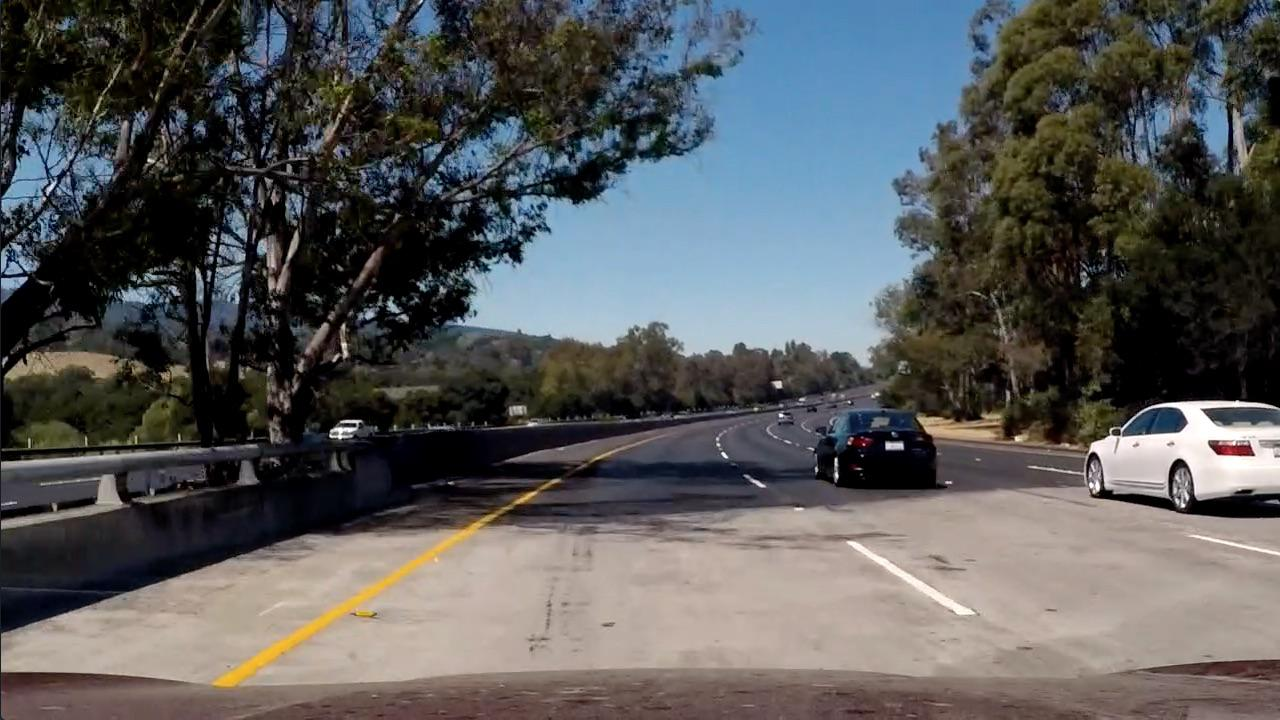
#> input picture output_images/test5.jpg, 1280 x 720 px, given in place of 1.jpg, which was not available
$ python test.py   (older library calls are emulated)
#> lines starting #> are read from the running program, lines starting #| are printed output that depends on the picture; after the words box and inside, x2 and y2 are one past the last pixel; in counts of white or black regions, pixels touching at a corner belong together; pictures that were not available may be replaced by others from this repository, and a replacement may not be noted
### advanced_lanes/camera_distortion.py
import numpy as np
import cv2
import matplotlib.pyplot as plt
import matplotlib.image as mpimg
import pickle
from collections import namedtuple
from pathlib import Path
from typing import Tuple

from utility import get_output_folder_path, get_input_path


CAMERA_COEFFICIENTS_FILE = "camera_coefficients.pickle"


# [4 lines left out: function save_camera_coefficients, not called in this run]


def load_camera_precalculated_coefficients():
    camera_coefficients_path = Path(__file__).parent.joinpath(CAMERA_COEFFICIENTS_FILE)

    if camera_coefficients_path.exists():
        camera_coefficients = {}
        with camera_coefficients_path.open("rb") as file:
            camera_coefficients = pickle.load(file)
        return camera_coefficients["camera_matrix"], camera_coefficients["distortion_coeff"]
    print("Create camera coefficients!")


def get_camera_calibration_images() -> Path:
    return Path(__file__).resolve().parents[1].joinpath("camera_cal").glob("*.jpg")


# [41 lines left out: function calculate_camera_coefficients, not called in this run]


def correct_camera_distortion(img, matrix, dist_coefficients):
    return cv2.undistort(img, matrix, dist_coefficients, None, matrix)


# [24 lines left out: function main, not called in this run]


# [2 lines that do not run on import are left out]

### advanced_lanes/threshold.py
import numpy as np
import cv2
import matplotlib.pyplot as plt
import matplotlib.image as mpimg

from utility import get_input_path, get_output_folder_path


def abs_sobel_thresh(img, orient="x", sobel_kernel=3, thresh=(0, 255)):
    # Calculate directional gradient
    if orient == "x":
        sobel = cv2.Sobel(img, cv2.CV_64F, 1, 0, ksize=sobel_kernel)
    else:
        sobel = cv2.Sobel(img, cv2.CV_64F, 0, 1, ksize=sobel_kernel)

    sobel_abs = np.absolute(sobel)

    sobel_scale = sobel_abs / np.max(sobel_abs)
    sobel_scaled = np.uint8(255 * sobel_scale)
    # Apply threshold
    grad_binary = np.zeros_like(sobel_scaled)
    grad_binary[(sobel_scaled > thresh[0]) & (sobel_scaled < thresh[1])] = 1

    return grad_binary


def mag_thresh(image, sobel_kernel=3, mag_thresh=(0, 255)):
    sobelx = cv2.Sobel(image, cv2.CV_64F, 1, 0, ksize=sobel_kernel)
    sobely = cv2.Sobel(image, cv2.CV_64F, 0, 1, ksize=sobel_kernel)

    sobel_magnitude = np.sqrt(sobelx ** 2 + sobely ** 2)

    scale_factor = sobel_magnitude / np.max(sobel_magnitude)
    sobel_scaled = np.uint8(255 * scale_factor)

    mag_binary = np.zeros_like(sobel_scaled)
    mag_binary[(sobel_scaled > mag_thresh[0]) & (sobel_scaled < mag_thresh[1])] = 1
    return mag_binary


def dir_threshold(image, sobel_kernel=3, thresh=(0, np.pi / 2)):
    # Calculate gradient direction
    sobelx = cv2.Sobel(image, cv2.CV_64F, 1, 0, ksize=sobel_kernel)
    sobely = cv2.Sobel(image, cv2.CV_64F, 0, 1, ksize=sobel_kernel)

    sobel_absx = np.absolute(sobelx)
    sobel_absy = np.absolute(sobely)
    sobel_direction = np.arctan2(sobel_absy, sobel_absx)

    # Apply threshold
    dir_binary = np.zeros_like(sobel_direction)
    dir_binary[(sobel_direction > thresh[0]) & (sobel_direction < thresh[1])] = 1
    return dir_binary


def get_binary_image(img):
    thresh_red = (200, 255)
    red = img[:, :, 0]
    red_binary = np.zeros_like(red)
    red_binary[(red > thresh_red[0]) & (red <= thresh_red[1])] = 1

    hls = cv2.cvtColor(img, cv2.COLOR_RGB2HLS).astype(np.float)
    binary_image_lightness = hls[:, :, 1]
    binary_image_saturation = hls[:, :, 2]

    gradx = abs_sobel_thresh(binary_image_lightness, orient="x", sobel_kernel=15, thresh=(20, 100))
    grady = abs_sobel_thresh(binary_image_saturation, orient="y", sobel_kernel=15, thresh=(20, 100))

    mag_binary = mag_thresh(binary_image_saturation, sobel_kernel=9, mag_thresh=(30, 100))
    dir_binary = dir_threshold(binary_image_saturation, sobel_kernel=15, thresh=(0.7, 1.3))
    combined_binary = np.zeros_like(dir_binary)
    # combined_binary[((gradx == 1) & (dir_binary == 1)) | ((mag_binary == 1) & (grady == 1))] = 1
    # combined_binary[((gradx == 1) | (grady == 1)) & (dir_binary == 1)] = 1
    # combined_binary[((gradx == 1) & (mag_binary == 1)) | (dir_binary == 1)] = 1
    # combined_binary[((grady == 1) | (mag_binary == 1)) & ((gradx == 1) | (mag_binary == 1)) & (dir_binary == 1)] = 1
    # combined_binary[((gradx == 1) & (grady == 1)) & ((mag_binary == 1) & (dir_binary == 1))] = 1

    combined_binary[(red_binary == 1) & (gradx == 1) | ((mag_binary == 1) & (grady == 1))] = 1 # Best so far in the video
    return combined_binary


# [48 lines left out: functions show_tresholding_stages, main, not called in this run]


# [2 lines that do not run on import are left out]

### advanced_lanes/line_detection.py
import cv2
import matplotlib.pyplot as plt
import matplotlib.image as mpimg
import numpy as np
from dataclasses import dataclass, field
from typing import List

from camera_distortion import load_camera_precalculated_coefficients, correct_camera_distortion
from threshold import get_binary_image
from perspective import warp_image
from utility import get_input_path, get_output_folder_path


def transform_image(image, show_process=False):
    camera_matrix, distortion_coeff = load_camera_precalculated_coefficients()
    undistort_image = correct_camera_distortion(image, camera_matrix, distortion_coeff)

    binary_image = get_binary_image(undistort_image)
    binary_warped, M = warp_image(binary_image)

    if show_process:
        fig, ax = plt.subplots(3)
        ax[0].imshow(undistort_image)
        ax[1].imshow(binary_image, cmap="gray")
        ax[2].imshow(binary_warped, cmap="gray")
        plt.show()

    return M, binary_warped


@dataclass
class LanePolynominal:
    current_fit: List[float] = None
    last_best_fit: List[float] = None
    previous_fits: List[List[float]] = field(default_factory=list)
    detected: bool = False

    # [13 lines left out: function fit_polynominal, not called in this run]


class LaneDetector:
    LEFT_LANE = "left"
    RIGHT_LANE = "right"

    # [211 lines left out: functions __init__, _get_lane_centers, get_lanes, _sliding_window, _search_around_prior_poly, _get_polynominals and 1 more, not called in this run]


# [2 lines that do not run on import are left out]

### advanced_lanes/perspective.py
import numpy as np
import cv2
import matplotlib.pyplot as plt
import matplotlib.image as mpimg
from matplotlib.patches import Polygon

from utility import get_input_path, get_output_folder_path


# [4 lines left out: function reverse_warp, not called in this run]


def warp_image(img, show_points=False):
    img_size = (img.shape[1], img.shape[0])
    # src_points = np.float32(
    #     [
    #         [(img_size[0] / 2) - 55, img_size[1] / 2 + 100],
    #         [((img_size[0] / 6) - 10), img_size[1] - 50],
    #         [(img_size[0] * 5 / 6) + 60, img_size[1] - 50],
    #         [(img_size[0] / 2 + 55), img_size[1] / 2 + 100],
    #     ]
    # )
    # dest_points = np.float32(
    #     [
    #         [(img_size[0] / 4), 0],
    #         [(img_size[0] / 4), img_size[1]],
    #         [(img_size[0] * 3 / 4), img_size[1]],
    #         [(img_size[0] * 3 / 4), 0],
    #     ]
    # )
    src_points = np.float32([[690, 450], [1110, img_size[1]], [175, img_size[1]], [595, 450]])

    offset = 300
    dest_points = np.float32(
        [[img_size[0] - offset, 0], [img_size[0] - offset, img_size[1]], [offset, img_size[1]], [offset, 0]]
    )
    # for p in src_points:
    #     cv2.circle(img, tuple(p), radius=0, color=(0, 0, 255), thickness=10)
    M = cv2.getPerspectiveTransform(src_points, dest_points)
    warped = cv2.warpPerspective(img, M, img_size, flags=cv2.INTER_LINEAR)
    if show_points:
        fig, ax = plt.subplots(2)

        ax[0].plot(Polygon(src_points).get_xy()[:, 0], Polygon(src_points).get_xy()[:, 1], color="red")
        ax[0].imshow(img)

        ax[1].plot(Polygon(dest_points).get_xy()[:, 0], Polygon(dest_points).get_xy()[:, 1], color="red")
        ax[1].imshow(warped)
    return warped, M


# [21 lines that do not run on import are left out]

### advanced_lanes/test.py
# Implementation of algorithm from https://stackoverflow.com/a/22640362/6029703
import numpy as np
import matplotlib.pyplot as plt
import cv2
from pathlib import Path
from line_detection import transform_image

# https://stackoverflow.com/questions/22583391/peak-signal-detection-in-realtime-timeseries-data/22640362#22640362


def thresholding_algo(y, lag, threshold, influence):
    signals = np.zeros(len(y))
    filteredY = np.array(y)
    avgFilter = [0] * len(y)
    stdFilter = [0] * len(y)
    avgFilter[lag - 1] = np.mean(y[0:lag])
    stdFilter[lag - 1] = np.std(y[0:lag])
    for i in range(lag, len(y)):
        if abs(y[i] - avgFilter[i - 1]) > threshold * stdFilter[i - 1]:
            if y[i] > avgFilter[i - 1]:
                signals[i] = 1
            else:
                signals[i] = -1

            filteredY[i] = influence * y[i] + (1 - influence) * filteredY[i - 1]
            avgFilter[i] = np.mean(filteredY[(i - lag + 1) : i + 1])
            stdFilter[i] = np.std(filteredY[(i - lag + 1) : i + 1])
        else:
            signals[i] = 0
            filteredY[i] = y[i]
            avgFilter[i] = np.mean(filteredY[(i - lag + 1) : i + 1])
            stdFilter[i] = np.std(filteredY[(i - lag + 1) : i + 1])

    return dict(signals=np.asarray(signals), avgFilter=np.asarray(avgFilter), stdFilter=np.asarray(stdFilter))


test_image_path = Path("/home/bajic/Pictures/lila/1.jpg")
image = cv2.imread(str(test_image_path))
#> image is the input picture: shape (720, 1280, 3); mean B, G, R 89.9, 89.4, 88.5
warp_matrix, img = transform_image(image)
#> (reads advanced_lanes/camera_coefficients.pickle from the repository)
#> in get_binary_image, `gradx = abs_sobel_thresh(binary_image_lightness, orient="x", sobel_ker..`:
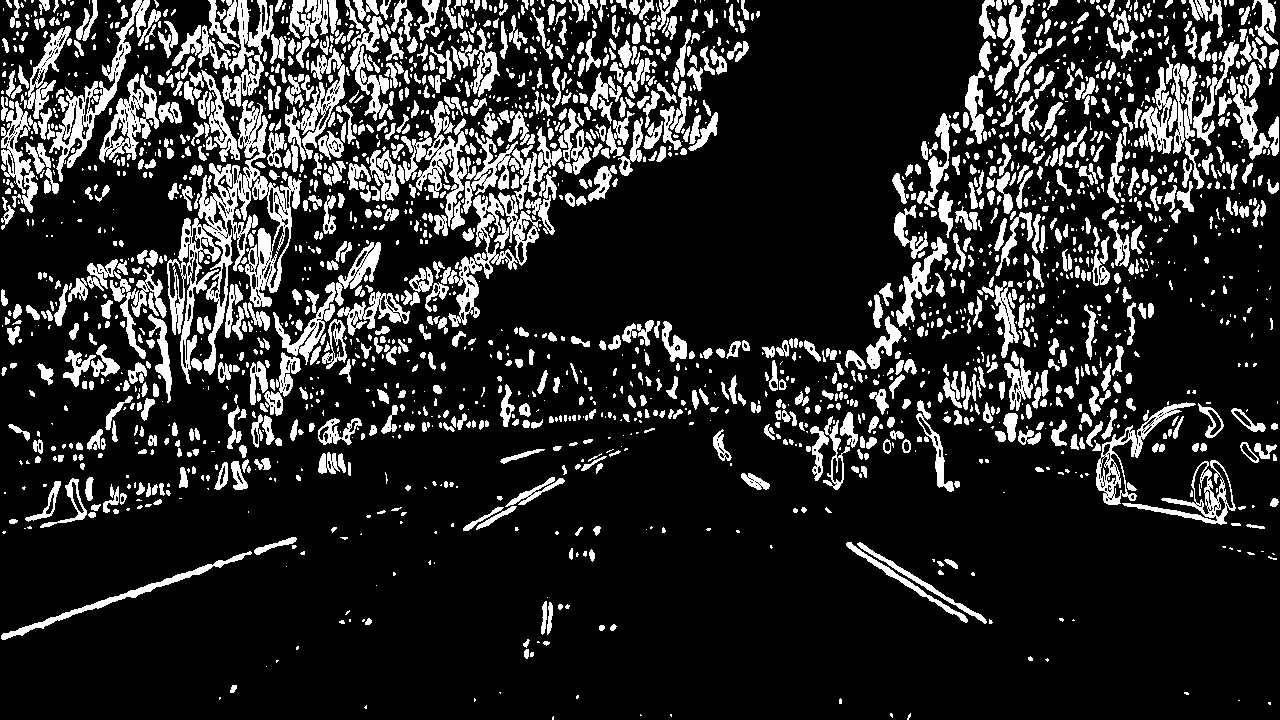
#> gradx: shape (720, 1280); values 0 (black) and 1 (white), 17.2% white; 2316 white regions (1149 under 20 px), largest, box (x1, y1, x2, y2) and area: (198, 100, 302, 375) 7073, (49, 0, 150, 182) 2887, (208, 0, 274, 107) 2539
#> in get_binary_image, `grady = abs_sobel_thresh(binary_image_saturation, orient="y", sobel_ke..`: grady: shape (720, 1280); values 0 (black) and 1 (white), 25.1% white; 1596 white regions (821 under 20 px), largest, box (x1, y1, x2, y2) and area: (0, 408, 1017, 639) 20978, (998, 124, 1280, 283) 14125, (0, 85, 242, 328) 12845
#> in get_binary_image, `mag_binary = mag_thresh(binary_image_saturation, sobel_kernel=9, mag_t..`: mag_binary: shape (720, 1280); values 0 (black) and 1 (white), 21.3% white; 1089 white regions (712 under 20 px), largest, box (x1, y1, x2, y2) and area: (0, 0, 635, 712) 86330, (979, 94, 1280, 502) 34930, (0, 332, 191, 463) 5913
#> in dir_threshold, `sobel_direction = np.arctan2(sobel_absy, sobel_absx)`:
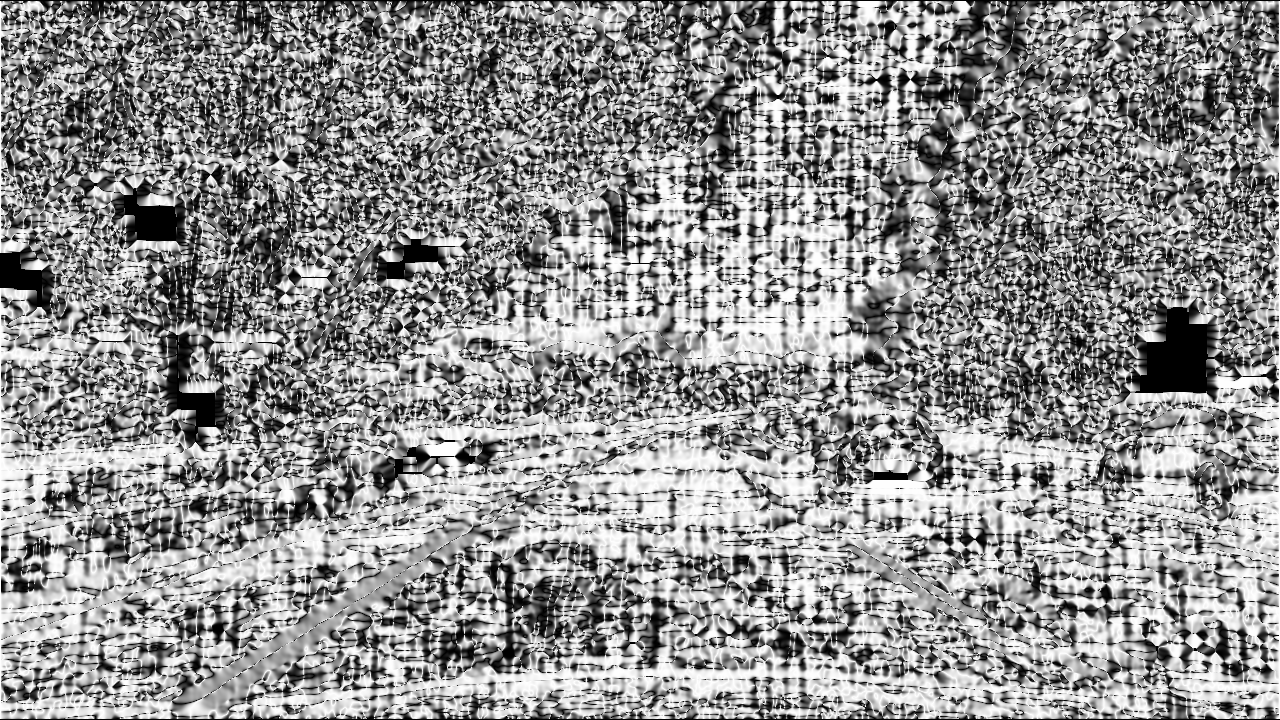
#> sobel_direction: shape (720, 1280) float64; min 0, max 1.57, mean 0.897; drawn with min black and max white
#> in get_binary_image, `dir_binary = dir_threshold(binary_image_saturation, sobel_kernel=15, t..`:
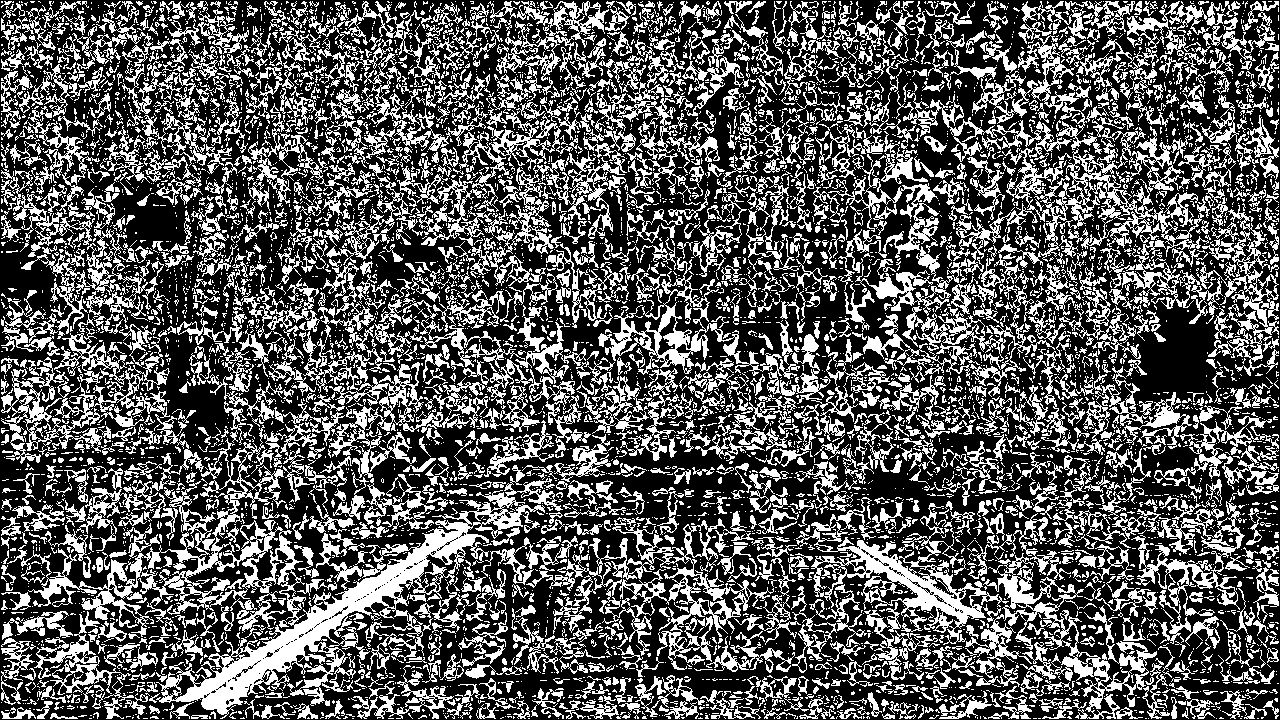
#> dir_binary: shape (720, 1280) float64; values 0 (black) and 1 (white), 35.2% white; 6865 white regions (5193 under 20 px), largest, box (x1, y1, x2, y2) and area: (21, 425, 563, 719) 25795, (796, 497, 1009, 645) 6774, (998, 126, 1209, 266) 5836
#> in transform_image, `binary_image = get_binary_image(undistort_image)`: binary_image: shape (720, 1280) float64; values 0 (black) and 1 (white), 15.9% white; 4092 white regions (2853 under 20 px), largest, box (x1, y1, x2, y2) and area: (177, 496, 516, 703) 3052, (1135, 398, 1280, 502) 2920, (177, 559, 437, 712) 2610
#> in warp_image, `warped = cv2.warpPerspective(img, M, img_size, flags=cv2.INTER_LINEAR)`:
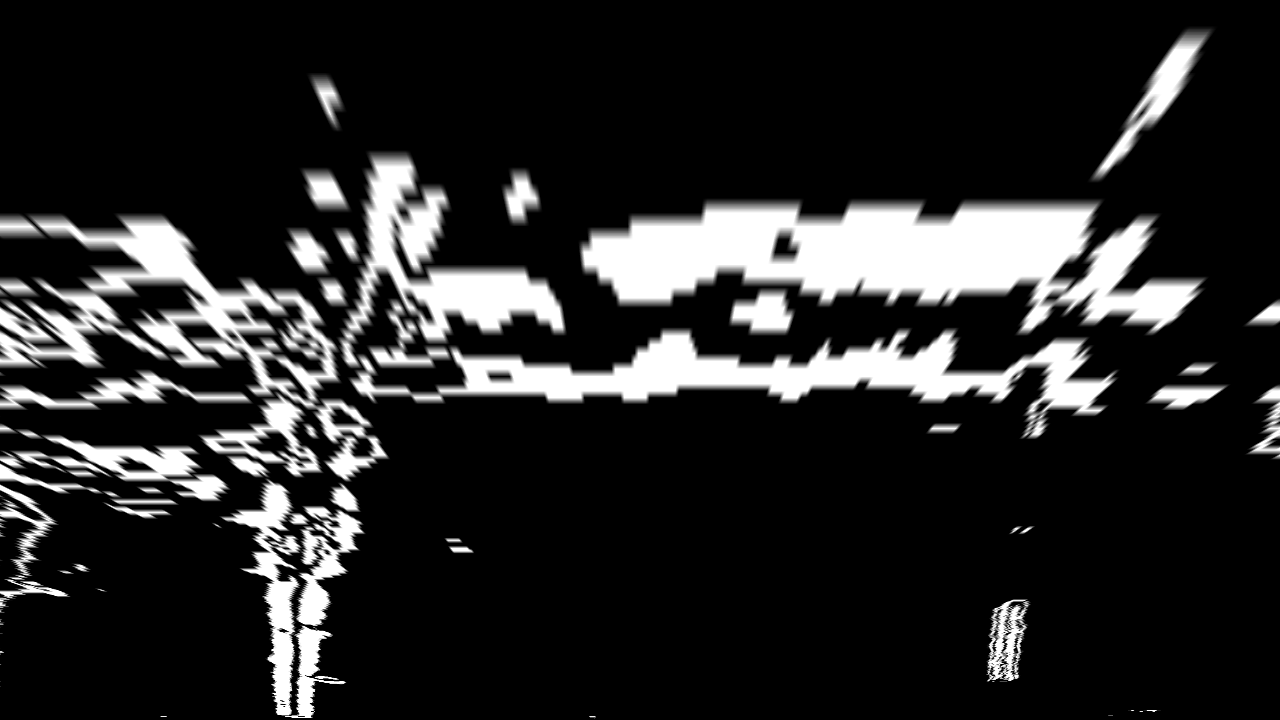
#> warped: shape (720, 1280) float64; min 0, max 1, mean 0.157
#> in transform_image, `binary_warped, M = warp_image(binary_image)`: M = [[-0.521, -1.53, 974.8], [2.05e-16, -1.91, 859.8], [2.9e-19, -0.00238, 1]]
#> warp_matrix has the same summary as M in transform_image
y = histogram = np.sum(img[img.shape[0] // 2 :, :], axis=0)
#> y = 1280 values, max 252.6 at index 277, min 0 at index 1121, mean 41.4; histogram has the same summary as y
# y = np.take(histogram, (1), axis=0)

# Settings: lag = 30, threshold = 5, influence = 0
lag = 30
threshold = 5
influence = 0

# Run algo with settings from above
result = thresholding_algo(histogram, lag=lag, threshold=threshold, influence=influence)
#> in thresholding_algo, `signals = np.zeros(len(y))`: signals = 1280 values from 0 to 0
#> in thresholding_algo, `filteredY = np.array(y)`: filteredY has the same summary as y outside thresholding_algo
#> after the loop in thresholding_algo, `for i in range(lag, len(y)):`: avgFilter = 1280 values, max 208.9 at index 293, min 0 at index 0, mean 38.27; filteredY = 1280 values, max 252.6 at index 277, min 7.29 at index 435, mean 39.36; signals = 1280 values, max 1 at index 613, min -1 at index 739, mean 0.157; stdFilter = 1280 values, max 62.07 at index 279, min 0 at index 0, mean 5.7
#> result = 3 items

# Plot result
plt.subplot(211)
plt.plot(np.arange(1, len(y) + 1), y)

plt.plot(np.arange(1, len(y) + 1), result["avgFilter"], color="cyan", lw=2)

plt.plot(np.arange(1, len(y) + 1), result["avgFilter"] + threshold * result["stdFilter"], color="green", lw=2)

plt.plot(np.arange(1, len(y) + 1), result["avgFilter"] - threshold * result["stdFilter"], color="green", lw=2)

plt.subplot(212)
plt.step(np.arange(1, len(y) + 1), result["signals"], color="red", lw=2)
plt.ylim(-1.5, 1.5)
plt.show()
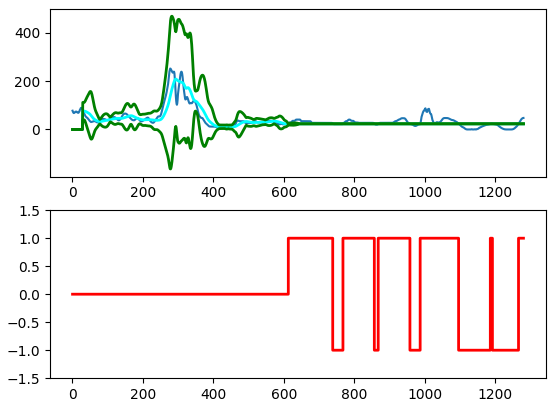
#> figure drawn by matplotlib, 2 panels; panel 1: curve peaks at x = 278, y = 252.6; panel 1: curve peaks at x = 294, y = 208.9; panel 1: curve peaks at x = 283, y = 469.2; panel 2: curve peaks at x = 614, y = 1
